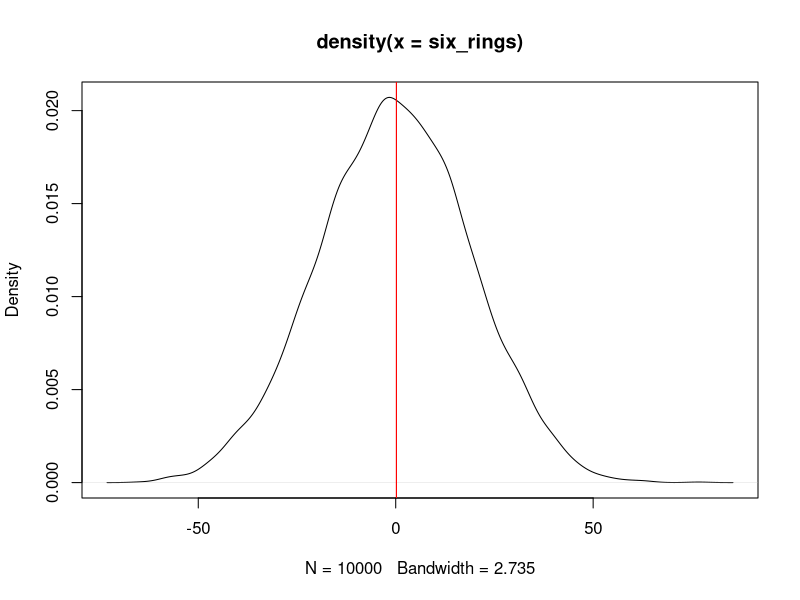

Generate this figure with R:
## Tom Brady is the GOAT 

# And disclaimer, I am a chiefs fan, my dad is from KC and 
# i know a player for them, and even tho he beat us in the 
# playoffs Tom Brady is the goat


the_goat <- read.csv(file = "brady.csv", header = TRUE)
head(the_goat)

the_goat$game_type

#subsetting my data 
reg <- the_goat[the_goat$game_type == "Regular", -3]
reg
playoffs <- the_goat[the_goat$game_type == "Playoffs", -3]
playoffs

#making sure I have all of the rows
nrow(reg) 
nrow(playoffs) 
nrow(the_goat)

observed_diff <- mean(playoffs$yards) - mean(reg$yards)
observed_diff

#ok so I am seeing an average of 17 yards more per playoff
#game than i am in the playoffs 

# so something that I'm thinking about tho, since my sample size 
#is so much bigger for reg than playoffs, I need to create a dataframe 
#with the yards for playoff and regular season side by side, and just
#sample randomly from the regular season for the second column 


reg_sample <- sample(reg$yards, 40, replace = FALSE)

#staying consistant witn my top observed stat and going to 
#keep regular season in first column so I can do
# playoffs - regular  

#Much like with the tommy john question, if there is no difference between 
#post season and regular season, then we should be able to switch the yards 
# per game and it shouldn't make a difference 



equal_games <- data.frame(playoffs$yards, reg_sample)
head(equal_games)

perm_brady <- apply(equal_games, 1, sample)
perm_brady
#awesome, looks like that worked, now do it alot 

n_perms <- 10000

six_rings <- replicate(n_perms, {
  perm_brady <- apply(equal_games, 1, sample)
  mean(perm_brady[1,]) - mean(perm_brady[2,])
})

print(six_rings)

plot(density(six_rings))

## calculating p value 
p_v <- mean(six_rings > observed_diff)
p_v

#looking like a p value of .189, which is not statistically
#significant 

#confidence interval of 95% 
ci <- p_v + c(-1, 1) * qnorm(1 - 0.05) * sqrt(p_v * (1 - p_v) / length(six_rings))
ci

abline(v = ci, col = "red")

c(lower = ci[1],
  p_value = p_v,
  upper = ci[2])

# It looks like the difference between regular season and post season 
# passing yards is not statistically significant 

